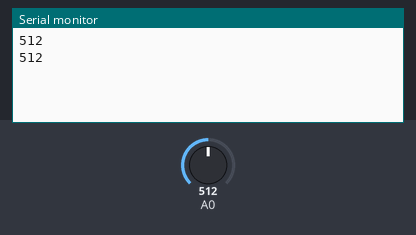
Simulated run of this sketch. Board: Arduino Uno, built with avr-gcc and run on an emulated ATmega328P. Parts: the last lines printed to the serial monitor. The test bench sets the inputs (shaded band); at power-on: A0 = 512.

Above: at 1.8 s.
1.9 s: A0 set to 716
At 2.8 s:
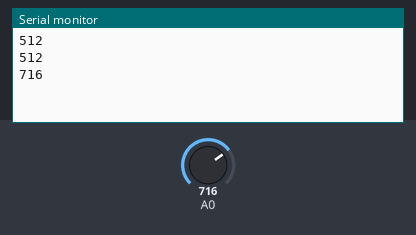
3.4 s: A0 set to 900
At 4.4 s:
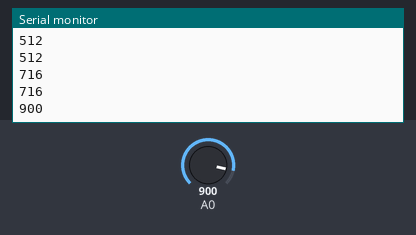
Timing chart, 0 to 6.4 s (numbered marks = the images above; inputs shaded):
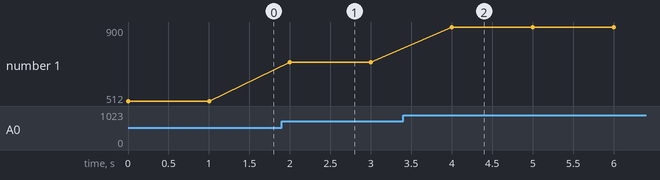

The sketch:

temperature_measurement.ino
```cpp
// Variables declaration
int raw_temperature;

// Setup
void setup() {
    Serial.begin(9600);
}

// Main loop
void loop() {

    // Analog acquisition
    raw_temperature = analogRead(0);

    // Print every 1 s
    Serial.println(raw_temperature, DEC);
    delay(1000);
}
```

Measured:
- after the input at 1.9 s, the serial monitor: prints a new line after 0.10 s (image 1)
- after the input at 3.4 s, the serial monitor: prints a new line after 0.60 s (image 2)
- plotted number 1: 512 → 716 after the input at 1.9 s, 716 → 900 after the input at 3.4 s
